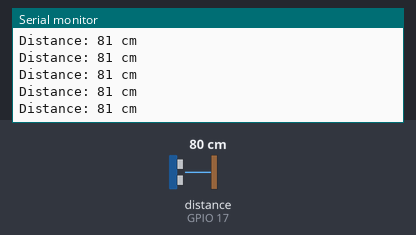
The sketch below on a simulated ESP32. Parts: the last lines printed to the serial monitor. The inputs (shaded band) are chosen by the test bench; at power-on: distance to the obstacle (sensor on GPIO 17) 80 cm. The echo pulse lasts 58.3 µs per cm; WiFi joins after 1.5 s; servers stay silent unless stated; no MQTT or app messages arrive unless stated.

Above: at 2.7 s.
2.8 s: distance to the obstacle (sensor on GPIO 17) set to 198 cm
At 2.97 s:
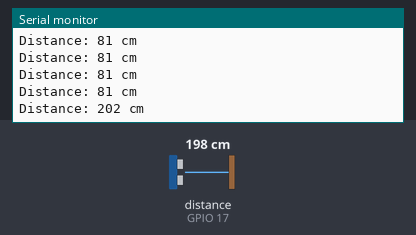
4.3 s: distance to the obstacle (sensor on GPIO 17) set to 206 cm
At 4.44 s:
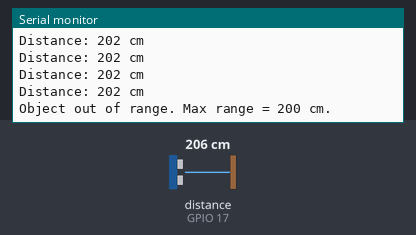

Measured:
- the behaviour switches between 200 and 201 cm on distance to the obstacle (sensor on GPIO 17) (found by bisection; images 1 and 2)
- after the input at 2.8 s, the serial monitor: prints a new line after 0.05 s (image 1)
- after the input at 4.3 s, the serial monitor: prints a new line at once (image 2)

The sketch:

Ultrasonic_Sensor.ino
```cpp
#include <WiFi.h>
#include <MQTT.h>
#include <NewPing.h>

// Ultrasonic sensor pins
#define TRIGGER_PIN 16
#define ECHO_PIN 17
#define MAX_DISTANCE 200 // Maximum distance to measure (in cm)

const char ssid[] = "YOUR_WIFI_SSID";
const char password[] = "YOUR_WIFI_PASS";

const char mqtt_broker[] = "mqtt.favoriot.com";
const int mqtt_port = 1883;
const char mqtt_uniqueID[] = "YOUR_USERNAME";
const char mqtt_username[] = "YOUR_ACCESS_TOKEN";
const char mqtt_password[] = "YOUR_ACCESS_TOKEN";
const char publishTopic[] = "YOUR_ACCESS_TOKEN/v2/streams";
const char statusTopic[] = "YOUR_ACCESS_TOKEN/v2/streams/status";
const char deviceDeveloperId[] = "YOUR_DEVICE_ID";

unsigned long lastMillis = 0;

// Ultrasonic sensor object
NewPing sonar(TRIGGER_PIN, ECHO_PIN, MAX_DISTANCE);
MQTTClient mqtt(4096);
WiFiClient client;

void connect_wifi() {
  Serial.print("Connecting to Wi-Fi: ");
  Serial.println(ssid);
  WiFi.begin(ssid, password);

  while(WiFi.status() != WL_CONNECTED) {
    Serial.print(".");
    delay(500);
  }

  Serial.println("");
  Serial.println("Wi-Fi Connected!");
  Serial.print("ESP32 IP address: ");
  Serial.println(WiFi.localIP());
  Serial.println("");
}

void messageReceived(String &topic, String &payload) {
  Serial.println("Incoming: " + topic + " - " + payload);
  Serial.println();
}

void connect_mqtt() {
  Serial.print("Connecting to MQTT Broker ...");
  mqtt.begin(mqtt_broker, mqtt_port, client);
  mqtt.onMessage(messageReceived); // Incoming message

  while (!mqtt.connect(mqtt_uniqueID, mqtt_username, mqtt_password)) {
    Serial.print(".");
    delay(500);
  }

  Serial.println(" connected!");

  Serial.print("Subscribe to: ");
  Serial.println(String(statusTopic));
  mqtt.subscribe(String(statusTopic));
  Serial.println();
}

void setup() {
  Serial.begin(115200);

  connect_wifi();
  connect_mqtt();
}

void loop() {
  if (WiFi.status() != WL_CONNECTED) {
    connect_wifi();
  }

  if (!mqtt.connected()) {
    connect_mqtt();
  }
  mqtt.loop();
  delay(10);  // <- fixes some issues with WiFi stability

  // Read distance from ultrasonic sensor
  unsigned int distance = sonar.ping_cm();

  // Debug output
  if (distance == 0) {
    Serial.println("Object out of range. Max range = 200 cm.");
  } else {
    Serial.print("Distance: ");
    Serial.print(distance);
    Serial.println(" cm");
  }

  // Send data to Platform every 1s
  if (millis() - lastMillis > 10000) {
    lastMillis = millis();

    String favoriotJson = "{\"device_developer_id\":\"" + String(deviceDeveloperId) + "\",\"data\":{";
      favoriotJson += "\"distance\":\"" + String(distance) + "\"";
    favoriotJson += "}}";

    Serial.println("Sending data to Favoriot's Data Stream ...");
    Serial.println("Data to Publish: " + favoriotJson);
    Serial.println("Publish to: " + String(publishTopic));
    mqtt.publish(String(publishTopic), favoriotJson);
    Serial.println("");
  }

  delay(100); // Allow sensor to stabilize

}
```
